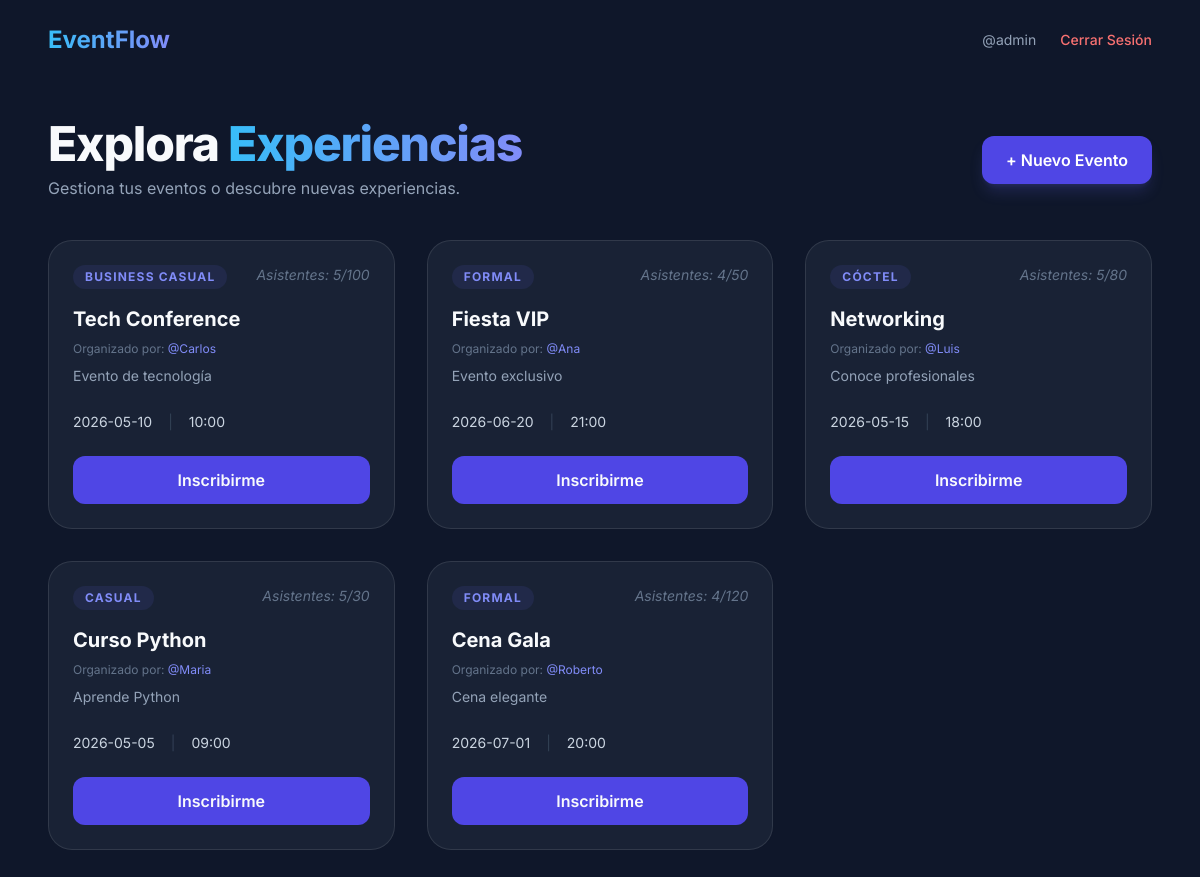
The page / (signed in) on the database its author committed.
### tables this page shows
CREATE TABLE eventos(
            id INTEGER PRIMARY KEY,
            nombre TEXT NOT NULL,
            descripcion TEXT,
            anfitrion TEXT NOT NULL,
            fecha DATE NOT NULL,
            hora TEXT NOT NULL,
            maximo INTEGER NOT NULL,
            vestimenta TEXT NOT NULL
        );

### app.py (the view)
@app.route("/")
def index():
    if not session.get("user"):
        return redirect("/login")
    conn = sqlite3.connect("eventos.db")
    conn.row_factory = sqlite3.Row
    cursor = conn.cursor()
    cursor.execute("SELECT * from eventos")
    even = cursor.fetchall()
    cursor.execute("SELECT evento_id, count(*) AS total FROM inscripciones GROUP BY evento_id")
    asistencias = cursor.fetchall()
    inscritos_dict = {row["evento_id"]: row["total"] for row in asistencias}
    cursor.execute("SELECT evento_id FROM inscripciones WHERE username=?", (session["user"],))
    mias = cursor.fetchall()
    inscritos_usuario = [row["evento_id"] for row in mias]
    conn.close()
    return render_template(
        "index.html",
        even=even,
        inscritos=inscritos_dict,
        mios=inscritos_usuario
    )

### templates/index.html
{% extends 'base.html' %}
{% block content %}
<div class="flex flex-col md:flex-row justify-between items-start md:items-center my-10 gap-4">
    <div>
        <h1 class="text-5xl font-extrabold tracking-tight">Explora <span class="gradient-text">Experiencias</span></h1>
        <p class="text-slate-400 mt-2">Gestiona tus eventos o descubre nuevas experiencias.</p>
    </div>
    <a href="/crear" class="bg-indigo-600 hover:bg-indigo-500 text-white px-6 py-3 rounded-xl font-semibold shadow-lg shadow-indigo-500/20 transition-all">
        + Nuevo Evento
    </a>
</div>
<div class="grid grid-cols-1 md:grid-cols-2 lg:grid-cols-3 gap-8">
    {% for evento in even %}
    <div class="glass rounded-3xl p-6 hover:scale-[1.02] transition-transform duration-300 flex flex-col">
        <div class="flex justify-between items-start mb-4">
            <span class="bg-indigo-500/10 text-indigo-400 text-xs font-bold px-3 py-1 rounded-full uppercase tracking-widest">
                {{evento.vestimenta}}
            </span>
            {% set inscritos_actuales = inscritos.get(evento.id, 0) %}
            <span class="text-slate-500 text-sm italic">Asistentes: {{inscritos_actuales}}/{{evento.maximo}}</span>
        </div>
        <h3 class="text-xl font-bold mb-2">{{evento.nombre}}</h3>
        <p class="text-slate-500 text-xs mb-2">Organizado por: <span class="text-indigo-400">@{{evento.anfitrion}}</span></p>
        <p class="text-slate-400 text-sm leading-relaxed mb-6 flex-grow">
            {{evento.descripcion[:120]}}{% if evento.descripcion|length > 120 %}...{% endif %}
        </p>
        <div class="flex items-center gap-4 text-sm text-slate-300 mb-6">
            <div>{{evento.fecha}}</div>
            <div class="text-slate-700">|</div>
            <div>{{evento.hora}}</div>
        </div>
        <div class="flex gap-2">
            {% if evento.anfitrion == session.get("user") %}
                <a href="/editar/{{evento.id}}" class="flex-1 text-center py-2 bg-slate-700 hover:bg-slate-600 rounded-xl text-sm font-medium transition-colors">Editar</a>
                <a href="/eliminar/{{evento.id}}" class="px-4 py-2 bg-red-500/10 hover:bg-red-500/20 text-red-400 rounded-xl text-sm font-medium transition-colors" onclick="return confirm('¿Eliminar este evento?')">Borrar</a>
            {% else %}
                {% if evento.id in mios %}
                    <a href="/desinscribir/{{evento.id}}"
                    class="w-full text-center py-3 bg-slate-800 text-slate-500 rounded-xl font-semibold">
                        Desinscribirme
                    </a>
                {% elif inscritos_actuales < evento.maximo %}
                    <a href="/inscribir/{{evento.id}}"
                    class="w-full text-center py-3 bg-indigo-600 hover:bg-indigo-500 rounded-xl font-semibold transition-all">
                        Inscribirme
                    </a>
                {% else %}
                    <span class="w-full text-center py-3 bg-slate-800 text-slate-500 rounded-xl font-semibold">Lleno</span>
                {% endif %}
            {% endif %}
        </div>
    </div>
    {% endfor %}
</div>
{% endblock %}

### templates/base.html (shortened to what this page needs)
<!DOCTYPE html>
<html lang="es">
<head>
    <script src="https://cdn.tailwindcss.com"></script>
</head>
<body class="min-h-screen pb-10">
    <nav class="p-6 flex justify-between items-center max-w-6xl mx-auto">
        <a href="/" class="text-2xl font-bold gradient-text">EventFlow</a>
        {% if session.user %}
        <div class="flex items-center gap-6">
            <span class="text-sm text-slate-400">@{{ session.user }}</span>
            <a href="/logout" class="text-sm font-medium text-red-400 hover:text-red-300">Cerrar Sesión</a>
        </div>
        {% endif %}
    </nav>
    <main class="max-w-6xl mx-auto px-6">
        {% block content %}{% endblock %}
    </main>
</body>
</html>

### templates/base.html (style rules this page uses)
body { font-family: 'Inter', sans-serif; background: #0f172a; color: #f8fafc; }
.glass { background: rgba(30, 41, 59, 0.7); backdrop-filter: blur(12px); border: 1px solid rgba(255,255,255,0.1); }
.gradient-text { background: linear-gradient(90deg, #38bdf8, #818cf8); -webkit-background-clip: text; -webkit-text-fill-color: transparent; }

### rows shown on the page
eventos: vestimenta "BUSINESS CASUAL", inscritos_actuales "5", maximo "100", nombre "Tech Conference", anfitrion "Carlos", descripcion "Evento de tecnología", fecha "2026-05-10", hora "10:00"
eventos: vestimenta "FORMAL", inscritos_actuales "4", maximo "50", nombre "Fiesta VIP", anfitrion "Ana", descripcion "Evento exclusivo", fecha "2026-06-20", hora "21:00"
eventos: vestimenta "CÓCTEL", inscritos_actuales "5", maximo "80", nombre "Networking", anfitrion "Luis", descripcion "Conoce profesionales", fecha "2026-05-15", hora "18:00"
eventos: vestimenta "CASUAL", inscritos_actuales "5", maximo "30", nombre "Curso Python", anfitrion "Maria", descripcion "Aprende Python", fecha "2026-05-05", hora "09:00"
eventos: vestimenta "FORMAL", inscritos_actuales "4", maximo "120", nombre "Cena Gala", anfitrion "Roberto", descripcion "Cena elegante", fecha "2026-07-01", hora "20:00"

### other values the page prints
{{ session.user }} "admin"
